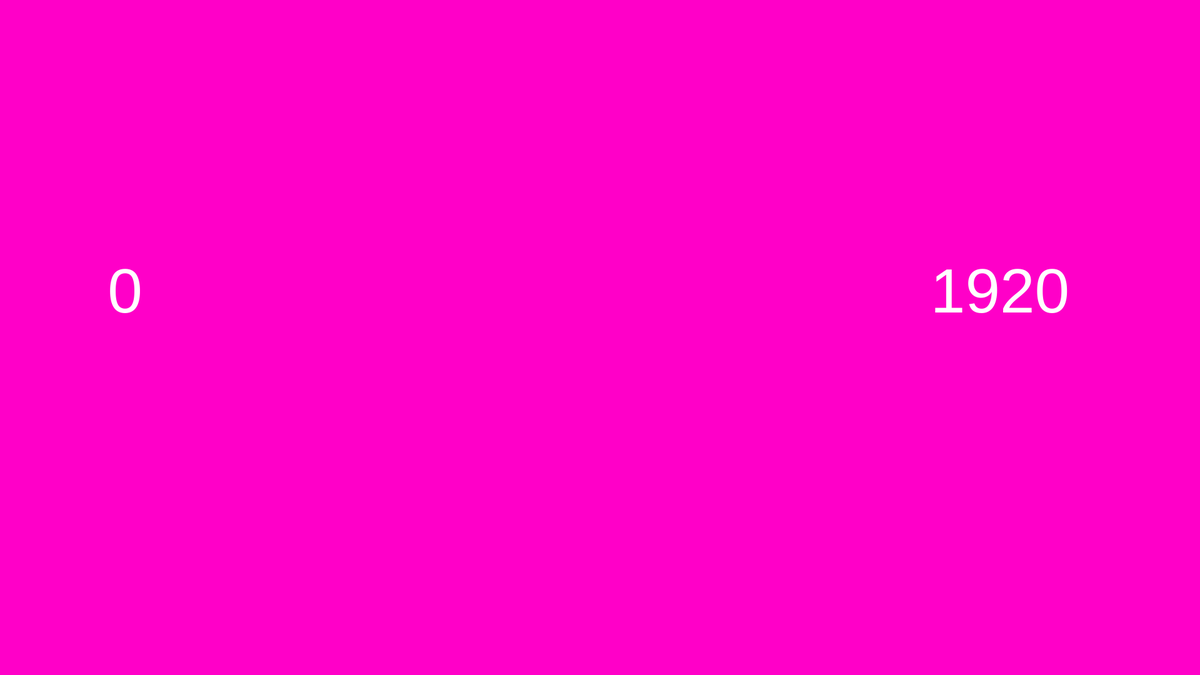
Frame 1 (no input)
Frame 60 (no input): identical to frame 1, image omitted
Frame 120 (the mouse pressed at the canvas centre since frame 60): identical to frame 1, image omitted

The p5.js sketch that drew this single still picture (run headless with seeded random() and noise() and a simulated clock; from frame 60 on, the mouse is pressed at the canvas centre):

// p5.js sketch
// ── sketch.js
let x = 0;
let x1 = 1920;
function setup() {
  createCanvas(1920, 1080);
}

function draw() {
  background(0);
  noStroke();
  fill(255,0,200);
  rect(x,0,x1-x,height);
  fill(255);
  textAlign(CENTER);
  textSize(100);
  text(x,200,500)
  text(x1,1600,500)
}

function mousePressed() {
  if (mouseX<x+10) {
    x--;
    x = max(x,0);
  }
   else if (mouseX>x+10&&mouseX<width/2) {
    x++;
    x = min(x,width/2);
  }
  
  else  if (mouseX>x1-10) {
    x1++;
    x1 = min(x1,width);
  }
   else if (mouseX<x1-10&&mouseX>width/2) {
    x1--;
    x1 = max(x1,width/2);
  }
}
